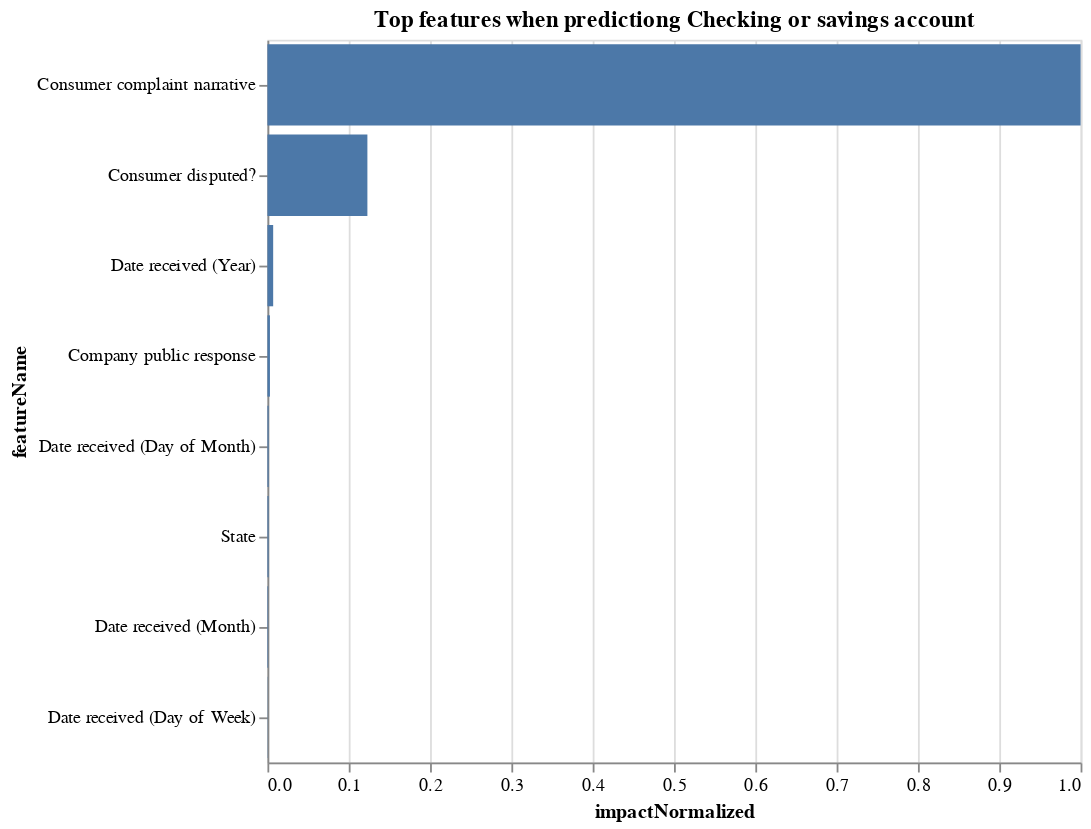
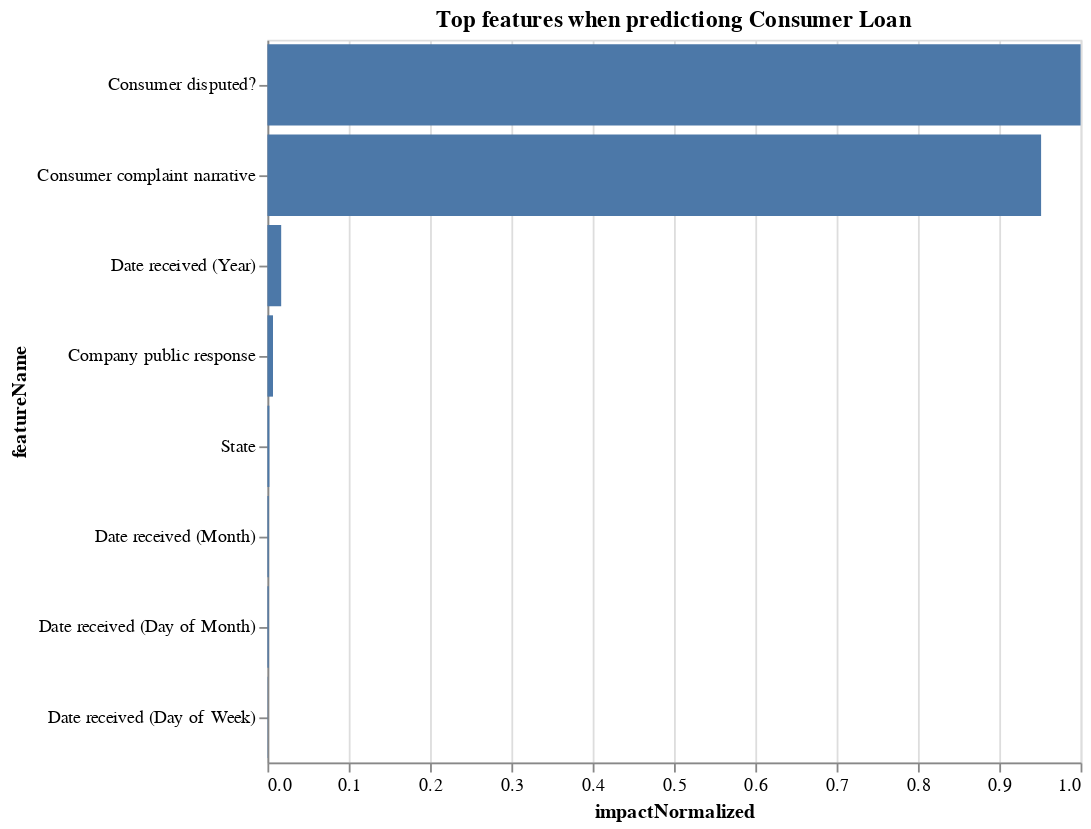
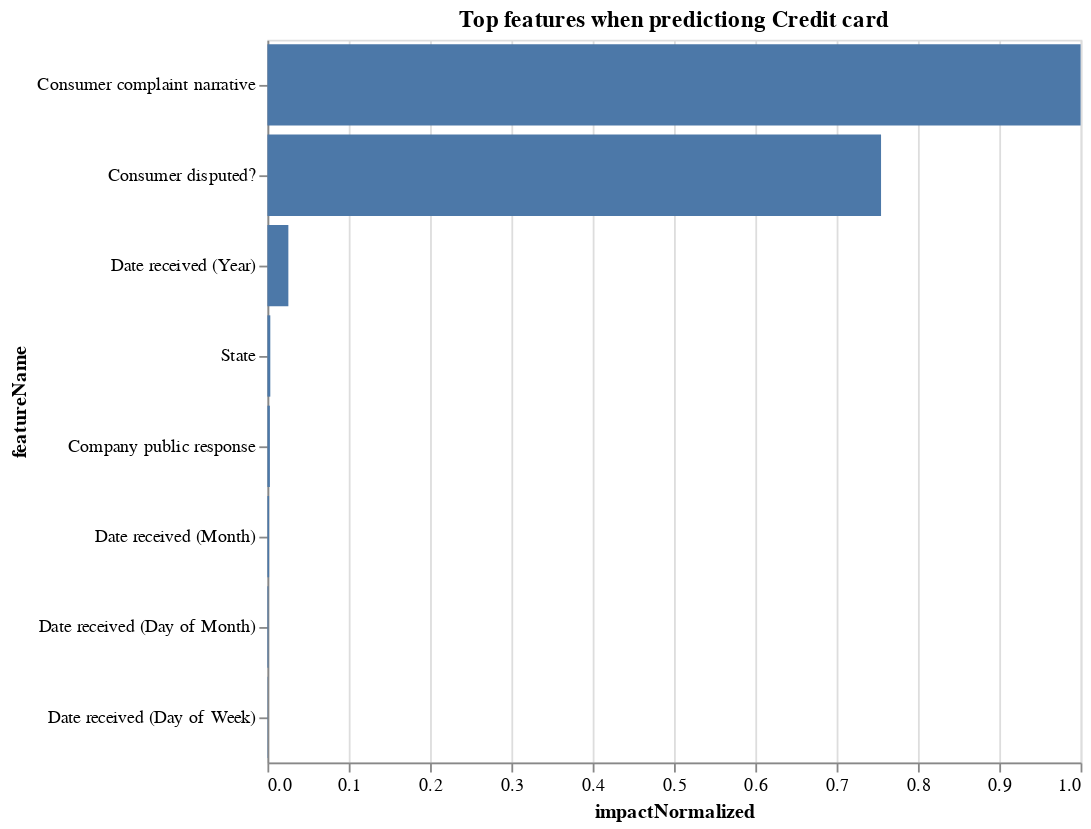

Notebook code cell kept with these figures, in order:
### Code cell
display(*_feature_plots)

### Figure 1 — Vega-Lite specification as saved in the notebook (floating-point values rounded to 4 significant figures)
{"config": {"view": {"continuousWidth": 400, "continuousHeight": 300}}, "data": {"name": "data-305053f96176c9a609eaba4a7f13aa17"}, "mark": "bar", "encoding": {"x": {"field": "impactNormalized", "type": "quantitative"}, "y": {"field": "featureName", "sort": "-x", "type": "nominal"}}, "height": 400, "title": "Top features when predictiong Checking or savings account", "width": 450, "$schema": "https://vega.github.io/schema/vega-lite/v4.17.0.json", "datasets": {"data-305053f96176c9a609eaba4a7f13aa17": [{"impactUnnormalized": 0.4731, "impactNormalized": 1.0, "redundantWith": null, "featureName": "Consumer complaint narrative"}, {"impactUnnormalized": 0.05816, "impactNormalized": 0.1229, "redundantWith": null, "featureName": "Consumer disputed?"}, {"impactUnnormalized": 0.003339, "impactNormalized": 0.007058, "redundantWith": null, "featureName": "Date received (Year)"}, {"impactUnnormalized": 0.001447, "impactNormalized": 0.003058, "redundantWith": null, "featureName": "Company public response"}, {"impactUnnormalized": 0.000655, "impactNormalized": 0.001384, "redundantWith": null, "featureName": "State"}, {"impactUnnormalized": 0.0006843, "impactNormalized": 0.001446, "redundantWith": null, "featureName": "Date received (Day of Month)"}, {"impactUnnormalized": 0.0004057, "impactNormalized": 0.0008574, "redundantWith": null, "featureName": "Date received (Month)"}, {"impactUnnormalized": 0.000149, "impactNormalized": 0.0003149, "redundantWith": null, "featureName": "Date received (Day of Week)"}]}}

### Figure 2 — Vega-Lite specification as saved in the notebook (floating-point values rounded to 4 significant figures)
{"config": {"view": {"continuousWidth": 400, "continuousHeight": 300}}, "data": {"name": "data-8f13a4432e0efeeb41127d0d5ea23aa8"}, "mark": "bar", "encoding": {"x": {"field": "impactNormalized", "type": "quantitative"}, "y": {"field": "featureName", "sort": "-x", "type": "nominal"}}, "height": 400, "title": "Top features when predictiong Consumer Loan", "width": 450, "$schema": "https://vega.github.io/schema/vega-lite/v4.17.0.json", "datasets": {"data-8f13a4432e0efeeb41127d0d5ea23aa8": [{"impactUnnormalized": 0.3504, "impactNormalized": 0.9514, "redundantWith": null, "featureName": "Consumer complaint narrative"}, {"impactUnnormalized": 0.3683, "impactNormalized": 1.0, "redundantWith": null, "featureName": "Consumer disputed?"}, {"impactUnnormalized": 0.006228, "impactNormalized": 0.01691, "redundantWith": null, "featureName": "Date received (Year)"}, {"impactUnnormalized": 0.002512, "impactNormalized": 0.006822, "redundantWith": null, "featureName": "Company public response"}, {"impactUnnormalized": 0.000873, "impactNormalized": 0.002371, "redundantWith": null, "featureName": "State"}, {"impactUnnormalized": 0.0005697, "impactNormalized": 0.001547, "redundantWith": null, "featureName": "Date received (Day of Month)"}, {"impactUnnormalized": 0.0005927, "impactNormalized": 0.001609, "redundantWith": null, "featureName": "Date received (Month)"}, {"impactUnnormalized": 0.0001479, "impactNormalized": 0.0004015, "redundantWith": null, "featureName": "Date received (Day of Week)"}]}}

### Figure 3 — Vega-Lite specification as saved in the notebook (floating-point values rounded to 4 significant figures)
{"config": {"view": {"continuousWidth": 400, "continuousHeight": 300}}, "data": {"name": "data-02387892a50c72888482416833f25f66"}, "mark": "bar", "encoding": {"x": {"field": "impactNormalized", "type": "quantitative"}, "y": {"field": "featureName", "sort": "-x", "type": "nominal"}}, "height": 400, "title": "Top features when predictiong Credit card", "width": 450, "$schema": "https://vega.github.io/schema/vega-lite/v4.17.0.json", "datasets": {"data-02387892a50c72888482416833f25f66": [{"impactUnnormalized": 0.3802, "impactNormalized": 1.0, "redundantWith": null, "featureName": "Consumer complaint narrative"}, {"impactUnnormalized": 0.2869, "impactNormalized": 0.7546, "redundantWith": null, "featureName": "Consumer disputed?"}, {"impactUnnormalized": 0.009785, "impactNormalized": 0.02574, "redundantWith": null, "featureName": "Date received (Year)"}, {"impactUnnormalized": 0.001135, "impactNormalized": 0.002985, "redundantWith": null, "featureName": "Company public response"}, {"impactUnnormalized": 0.001338, "impactNormalized": 0.00352, "redundantWith": null, "featureName": "State"}, {"impactUnnormalized": 0.0004273, "impactNormalized": 0.001124, "redundantWith": null, "featureName": "Date received (Day of Month)"}, {"impactUnnormalized": 0.0007745, "impactNormalized": 0.002037, "redundantWith": null, "featureName": "Date received (Month)"}, {"impactUnnormalized": 0.0001683, "impactNormalized": 0.0004427, "redundantWith": null, "featureName": "Date received (Day of Week)"}]}}
